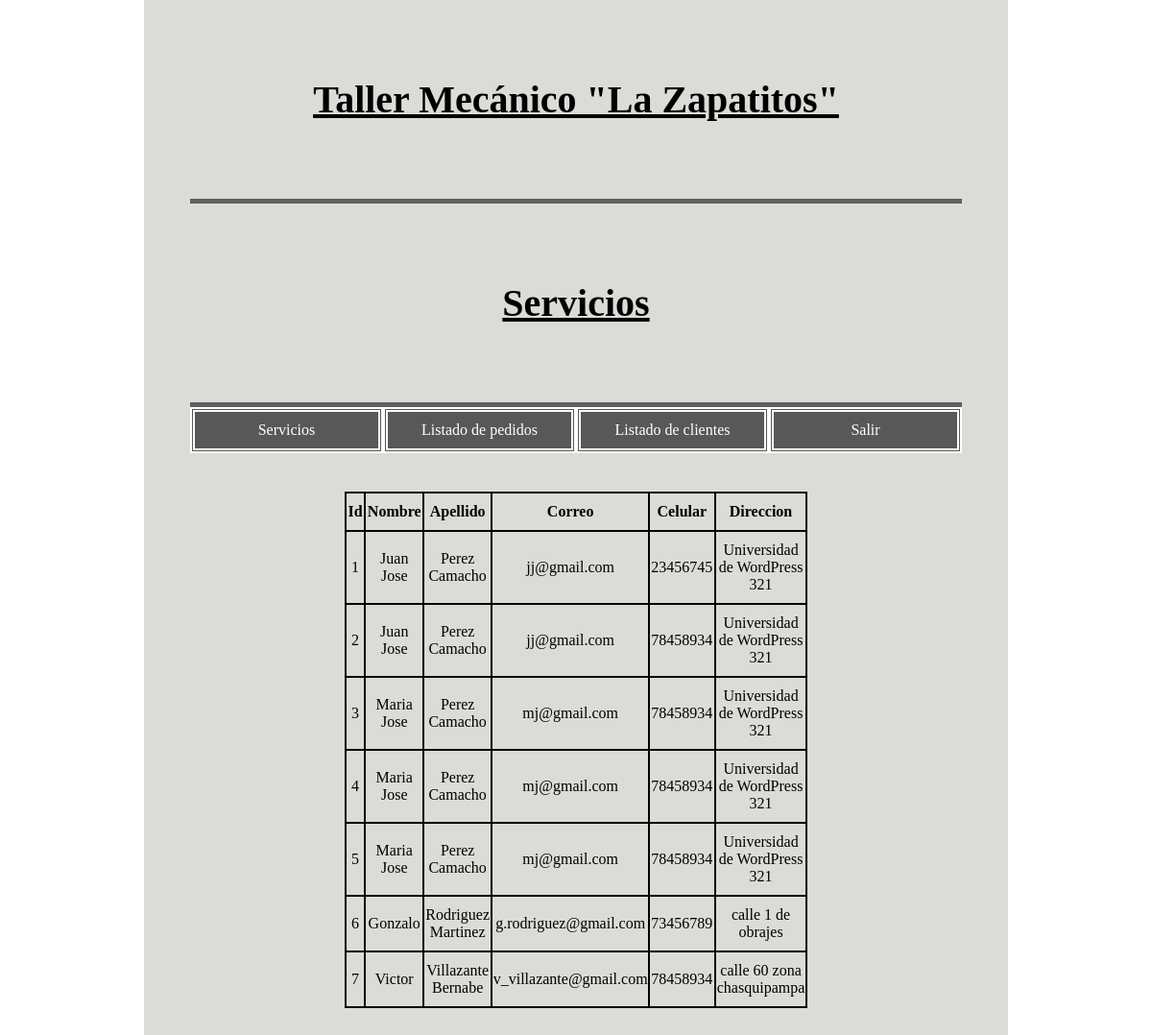
Page /controladores/controlador_listado_clientes.php on the committed database.
### tables this page shows
CREATE TABLE `cliente` (
  `idcliente` int(11) NOT NULL,
  `nombres` varchar(45) DEFAULT NULL,
  `apellidos` varchar(45) DEFAULT NULL,
  `correo` varchar(100) DEFAULT NULL,
  `celular` int(11) DEFAULT NULL,
  `direccion` varchar(100) DEFAULT NULL,
  `usuario` varchar(45) DEFAULT NULL,
  `contraseña` varchar(45) DEFAULT NULL
);

### controladores/controlador_listado_clientes.php (called while the page is built)
<?php
    require_once('../modelos/modelo_cliente.php');
    $clientes=Modelo_cliente::obtener_clientes();
    require_once('../vistas/vista_listado_cliente.php');
?>

### modelos/modelo_cliente.php (called while the page is built, shortened)
<?php
    class Modelo_cliente{
        public static function obtener_clientes(){
            $conexion=new PDO('mysql:host=localhost;dbname=taller','root','');
            $resultado=$conexion->query("SELECT * from cliente");
            $filas=$resultado->fetchAll();
            return $filas;
        }
    }
?>

### vistas/vista_listado_cliente.php (the view, shortened to what this page needs)
<!DOCTYPE html>
<html lang="en">
<head>
    <link rel="stylesheet" href="../style.css">
</head>
<body>
    <div class="contenedor">
        <header>
            <h1>Taller Mecánico "La Zapatitos"</h1>
            <h1>Servicios</h1>
        </header>
        <nav class="navegador_adm">
            <ul class="navegador_adm">
                <li id="servicios" class="navegador_adm">
                    <a href="#" class="navegador_adm">Servicios</a>
                </li>
                <li class="navegador_adm">
                    <a class="navegador_adm" href="controlador_listado_pedidos.php">Listado de pedidos</a>
                </li>
                <li class="navegador_adm">
                    <a class="navegador_adm" href="controlador_listado_clientes.php">Listado de clientes</a>
                </li>
                <li class="navegador_adm">
                    <a class="navegador_adm" href="../index.php">Salir</a>
                </li>
            </ul>
        </nav>
        <div id="listado_servicios">
            <table>
                <tr>
                    <th>Id</th>
                    <th>Nombre</th>
                    <th>Apellido</th>
                    <th>Correo</th>
                    <th>Celular</th>
                    <th>Direccion</th>
                </tr>
                <?php
                    foreach($clientes as $cliente){
                        echo "<tr>
                            <td>".$cliente[0]."</td>
                            <td>".$cliente[1]."</td>
                            <td>".$cliente[2]."</td>
                            <td>".$cliente[3]."</td>
                            <td>".$cliente[4]."</td>
                            <td>".$cliente[5]."</td>
                        </tr>";
                    }
                ?>
            </table>
        </div>
    </div>
</body>
</html>

### style.css (style rules this page uses)
* { padding: 0; margin: 0; box-sizing: border-box; }
div.contenedor { display: flex; flex-direction: column; width: 75vw; margin: 0 auto; background-color: rgb(219, 219, 215); min-height: 100vh; padding:0 4vw ; }
header { display: flex; flex-direction: column; }
header h1 { padding: 10vh 0; text-align: center; font-size: 40px; font-weight: bold; text-decoration: underline; border-bottom:5px solid rgb(99, 95, 95); }
nav.navegador_adm { display:block; }
ul.navegador_adm { display:flex; padding:0; list-style: none; }
li.navegador_adm { list-style:none; width:25%; position: relative; }
a.navegador_adm { padding: 10px; text-align:center; display:inline-block; width:100%; height: 100%; padding: 10px 0; background-color: rgb(88, 88, 88); color:white; border:5px double white; margin-right:5px; text-decoration: none; }
div#listado_servicios { display:flex; justify-content:center; width:70%; margin:0 auto; padding:40px; }
td,th { width:200px; padding:10px 0; text-align:center; border:2px solid black; }
table { border:2px solid black; border-collapse:collapse; }

### rows in the picture
cliente: idcliente "1", nombres "Juan Jose", apellidos "Perez Camacho", correo "jj@gmail.com", celular "23456745", direccion "Universidad de WordPress 321"
cliente: idcliente "2", nombres "Juan Jose", apellidos "Perez Camacho", correo "jj@gmail.com", celular "78458934", direccion "Universidad de WordPress 321"
cliente: idcliente "3", nombres "Maria Jose", apellidos "Perez Camacho", correo "mj@gmail.com", celular "78458934", direccion "Universidad de WordPress 321"
cliente: idcliente "4", nombres "Maria Jose", apellidos "Perez Camacho", correo "mj@gmail.com", celular "78458934", direccion "Universidad de WordPress 321"
cliente: idcliente "5", nombres "Maria Jose", apellidos "Perez Camacho", correo "mj@gmail.com", celular "78458934", direccion "Universidad de WordPress 321"
cliente: idcliente "6", nombres "Gonzalo", apellidos "Rodriguez Martinez", correo "g.rodriguez@gmail.com", celular "73456789", direccion "calle 1 de obrajes"
cliente: idcliente "7", nombres "Victor", apellidos "Villazante Bernabe", correo "v_villazante@gmail.com", celular "78458934", direccion "calle 60 zona chasquipampa"
